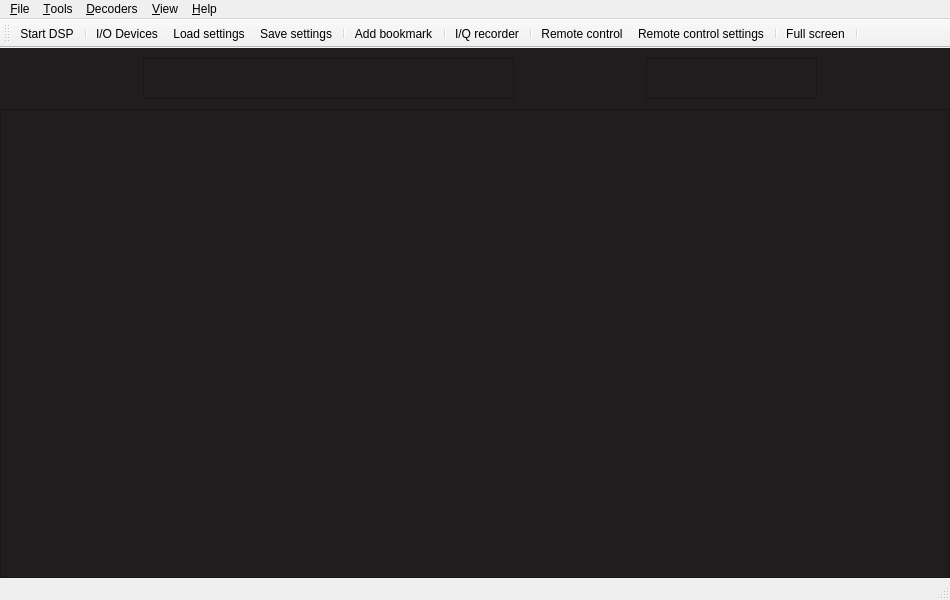
<?xml version="1.0" encoding="UTF-8"?>
<ui version="4.0">
 <class>MainWindow</class>
 <widget class="QMainWindow" name="MainWindow">
  <property name="geometry">
   <rect>
    <x>0</x>
    <y>0</y>
    <width>950</width>
    <height>600</height>
   </rect>
  </property>
  <property name="windowTitle">
   <string>gqrx</string>
  </property>
  <property name="windowIcon">
   <iconset resource="../../../resources/icons.qrc">
    <normaloff>:/icons/icons/gqrx.svg</normaloff>:/icons/icons/gqrx.svg</iconset>
  </property>
  <property name="styleSheet">
   <string notr="true"/>
  </property>
  <property name="dockOptions">
   <set>QMainWindow::AllowNestedDocks|QMainWindow::AllowTabbedDocks|QMainWindow::AnimatedDocks</set>
  </property>
  <property name="unifiedTitleAndToolBarOnMac">
   <bool>true</bool>
  </property>
  <widget class="QWidget" name="centralWidget">
   <property name="styleSheet">
    <string notr="true">background-color: rgb(31, 29, 29);</string>
   </property>
   <layout class="QVBoxLayout" name="verticalLayout_2">
    <property name="spacing">
     <number>10</number>
    </property>
    <property name="leftMargin">
     <number>0</number>
    </property>
    <property name="topMargin">
     <number>10</number>
    </property>
    <property name="rightMargin">
     <number>0</number>
    </property>
    <property name="bottomMargin">
     <number>0</number>
    </property>
    <item>
     <layout class="QHBoxLayout" name="horizontalLayout">
      <property name="spacing">
       <number>10</number>
      </property>
      <property name="leftMargin">
       <number>20</number>
      </property>
      <property name="rightMargin">
       <number>10</number>
      </property>
      <item>
       <spacer name="horizontalSpacer_3">
        <property name="orientation">
         <enum>Qt::Horizontal</enum>
        </property>
        <property name="sizeHint" stdset="0">
         <size>
          <width>40</width>
          <height>20</height>
         </size>
        </property>
       </spacer>
      </item>
      <item>
       <widget class="CFreqCtrl" name="freqCtrl">
        <property name="sizePolicy">
         <sizepolicy hsizetype="Fixed" vsizetype="Fixed">
          <horstretch>0</horstretch>
          <verstretch>0</verstretch>
         </sizepolicy>
        </property>
        <property name="minimumSize">
         <size>
          <width>371</width>
          <height>41</height>
         </size>
        </property>
        <property name="toolTip">
         <string/>
        </property>
        <property name="frameShape">
         <enum>QFrame::StyledPanel</enum>
        </property>
        <property name="frameShadow">
         <enum>QFrame::Raised</enum>
        </property>
       </widget>
      </item>
      <item>
       <spacer name="horizontalSpacer_2">
        <property name="orientation">
         <enum>Qt::Horizontal</enum>
        </property>
        <property name="sizeHint" stdset="0">
         <size>
          <width>40</width>
          <height>20</height>
         </size>
        </property>
       </spacer>
      </item>
      <item>
       <widget class="CMeter" name="sMeter">
        <property name="sizePolicy">
         <sizepolicy hsizetype="Fixed" vsizetype="Fixed">
          <horstretch>0</horstretch>
          <verstretch>0</verstretch>
         </sizepolicy>
        </property>
        <property name="minimumSize">
         <size>
          <width>171</width>
          <height>41</height>
         </size>
        </property>
        <property name="frameShape">
         <enum>QFrame::StyledPanel</enum>
        </property>
        <property name="frameShadow">
         <enum>QFrame::Raised</enum>
        </property>
       </widget>
      </item>
      <item>
       <spacer name="horizontalSpacer">
        <property name="orientation">
         <enum>Qt::Horizontal</enum>
        </property>
        <property name="sizeHint" stdset="0">
         <size>
          <width>40</width>
          <height>20</height>
         </size>
        </property>
       </spacer>
      </item>
     </layout>
    </item>
    <item>
     <widget class="CPlotter" name="plotter">
      <property name="sizePolicy">
       <sizepolicy hsizetype="Expanding" vsizetype="Expanding">
        <horstretch>0</horstretch>
        <verstretch>0</verstretch>
       </sizepolicy>
      </property>
      <property name="frameShape">
       <enum>QFrame::StyledPanel</enum>
      </property>
      <property name="frameShadow">
       <enum>QFrame::Raised</enum>
      </property>
     </widget>
    </item>
   </layout>
  </widget>
  <widget class="QMenuBar" name="menuBar">
   <property name="geometry">
    <rect>
     <x>0</x>
     <y>0</y>
     <width>950</width>
     <height>20</height>
    </rect>
   </property>
   <widget class="QMenu" name="menu_File">
    <property name="title">
     <string>&amp;File</string>
    </property>
    <addaction name="actionDSP"/>
    <addaction name="separator"/>
    <addaction name="actionIoConfig"/>
    <addaction name="actionLoadSettings"/>
    <addaction name="actionSaveSettings"/>
    <addaction name="separator"/>
    <addaction name="actionSaveWaterfall"/>
    <addaction name="separator"/>
    <addaction name="actionQuit"/>
   </widget>
   <widget class="QMenu" name="menu_View">
    <property name="title">
     <string>&amp;View</string>
    </property>
   </widget>
   <widget class="QMenu" name="menu_Help">
    <property name="title">
     <string>&amp;Help</string>
    </property>
    <addaction name="actionUserGroup"/>
    <addaction name="actionNews"/>
    <addaction name="separator"/>
    <addaction name="actionRemoteProtocol"/>
    <addaction name="separator"/>
    <addaction name="actionAbout"/>
    <addaction name="actionAboutQt"/>
   </widget>
   <widget class="QMenu" name="menu_Tools">
    <property name="title">
     <string>&amp;Tools</string>
    </property>
    <addaction name="actionRemoteControl"/>
    <addaction name="actionRemoteConfig"/>
    <addaction name="separator"/>
    <addaction name="actionAddBookmark"/>
    <addaction name="separator"/>
    <addaction name="actionIqTool"/>
    <addaction name="separator"/>
    <addaction name="separator"/>
   </widget>
   <widget class="QMenu" name="menu_Decoders">
    <property name="title">
     <string>&amp;Decoders</string>
    </property>
    <addaction name="actionAFSK1200"/>
    <addaction name="actionALE"/>
    <addaction name="actionCW"/>
   </widget>

   <addaction name="menu_File"/>
   <addaction name="menu_Tools"/>
   <addaction name="menu_Decoders"/>
   <addaction name="menu_View"/>
   <addaction name="menu_Help"/>
  </widget>
  <widget class="QToolBar" name="mainToolBar">
   <property name="windowTitle">
    <string>Main toolbar</string>
   </property>
   <attribute name="toolBarArea">
    <enum>TopToolBarArea</enum>
   </attribute>
   <attribute name="toolBarBreak">
    <bool>false</bool>
   </attribute>
   <addaction name="actionDSP"/>
   <addaction name="separator"/>
   <addaction name="actionIoConfig"/>
   <addaction name="actionLoadSettings"/>
   <addaction name="actionSaveSettings"/>
   <addaction name="separator"/>
   <addaction name="actionAddBookmark"/>
   <addaction name="separator"/>
   <addaction name="actionIqTool"/>
   <addaction name="separator"/>
   <addaction name="actionRemoteControl"/>
   <addaction name="actionRemoteConfig"/>
   <addaction name="separator"/>
   <addaction name="actionFullScreen"/>
   <addaction name="separator"/>
  </widget>
  <widget class="QStatusBar" name="statusBar">
   <property name="enabled">
    <bool>true</bool>
   </property>
  </widget>
  <action name="actionQuit">
   <property name="text">
    <string>Quit</string>
   </property>
   <property name="toolTip">
    <string>Quit application</string>
   </property>
   <property name="shortcut">
    <string>Ctrl+Q</string>
   </property>
  </action>
  <action name="actionAbout">
   <property name="text">
    <string>About Gqrx</string>
   </property>
   <property name="toolTip">
    <string>Information about Gqrx</string>
   </property>
  </action>
  <action name="actionAboutQt">
   <property name="text">
    <string>About Qt</string>
   </property>
   <property name="toolTip">
    <string>About the Qt toolkit</string>
   </property>
  </action>
  <action name="actionDSP">
   <property name="checkable">
    <bool>true</bool>
   </property>
   <property name="icon">
    <iconset resource="../../../resources/icons.qrc">
     <normaloff>:/icons/icons/play.svg</normaloff>:/icons/icons/play.svg</iconset>
   </property>
   <property name="text">
    <string>Start DSP</string>
   </property>
   <property name="toolTip">
    <string>Start DSP</string>
   </property>
   <property name="statusTip">
    <string>Start/stop DSP processing</string>
   </property>
   <property name="shortcut">
    <string>Ctrl+D</string>
   </property>
  </action>
  <action name="actionAFSK1200">
   <property name="text">
    <string>AFSK1200 Decoder</string>
   </property>
   <property name="toolTip">
    <string>Start AFSK1200 decoder</string>
   </property>
  </action>
  <action name="actionALE">
   <property name="text">
    <string>ALE (MIL-STD 188-141A) Decoder</string>
   </property>
   <property name="toolTip">
    <string>Start ALE decoder</string>
   </property>
  </action>
  <action name="actionCW">
   <property name="text">
    <string>CW Decoder</string>
   </property>
   <property name="toolTip">
    <string>Start CW decoder</string>
   </property>
  </action>
  <action name="actionSched">
   <property name="checkable">
    <bool>true</bool>
   </property>
   <property name="enabled">
    <bool>false</bool>
   </property>
   <property name="icon">
    <iconset resource="../../../resources/icons.qrc">
     <normaloff>:/icons/icons/clock.svg</normaloff>:/icons/icons/clock.svg</iconset>
   </property>
   <property name="text">
    <string>Scheduler</string>
   </property>
   <property name="toolTip">
    <string>Schedule recordings and other actions</string>
   </property>
  </action>
  <action name="actionIoConfig">
   <property name="enabled">
    <bool>true</bool>
   </property>
   <property name="icon">
    <iconset resource="../../../resources/icons.qrc">
     <normaloff>:/icons/icons/flash.svg</normaloff>:/icons/icons/flash.svg</iconset>
   </property>
   <property name="text">
    <string>I/O Devices</string>
   </property>
   <property name="toolTip">
    <string>Configure I/O devices</string>
   </property>
   <property name="statusTip">
    <string>Opens the hardware configuration dialog</string>
   </property>
   <property name="visible">
    <bool>true</bool>
   </property>
  </action>
  <action name="actionUserGroup">
   <property name="icon">
    <iconset resource="../../../resources/icons.qrc">
     <normaloff>:/icons/icons/help.svg</normaloff>:/icons/icons/help.svg</iconset>
   </property>
   <property name="text">
    <string>Gqrx user group</string>
   </property>
   <property name="toolTip">
    <string>Discussion group for Gqrx users</string>
   </property>
  </action>
  <action name="actionFullScreen">
   <property name="checkable">
    <bool>true</bool>
   </property>
   <property name="icon">
    <iconset resource="../../../resources/icons.qrc">
     <normaloff>:/icons/icons/fullscreen.svg</normaloff>:/icons/icons/fullscreen.svg</iconset>
   </property>
   <property name="text">
    <string>Full screen</string>
   </property>
   <property name="toolTip">
    <string>Toggle full screen mode</string>
   </property>
   <property name="shortcut">
    <string>F11</string>
   </property>
  </action>
  <action name="actionLoadSettings">
   <property name="icon">
    <iconset resource="../../../resources/icons.qrc">
     <normaloff>:/icons/icons/folder.svg</normaloff>:/icons/icons/folder.svg</iconset>
   </property>
   <property name="text">
    <string>Load settings</string>
   </property>
   <property name="toolTip">
    <string>Load previously stored configuration</string>
   </property>
   <property name="statusTip">
    <string>Load previously stored settings from a file</string>
   </property>
   <property name="shortcut">
    <string>Ctrl+L</string>
   </property>
  </action>
  <action name="actionSaveSettings">
   <property name="icon">
    <iconset resource="../../../resources/icons.qrc">
     <normaloff>:/icons/icons/floppy.svg</normaloff>:/icons/icons/floppy.svg</iconset>
   </property>
   <property name="text">
    <string>Save settings</string>
   </property>
   <property name="toolTip">
    <string>Save current configuration</string>
   </property>
   <property name="statusTip">
    <string>Save current configuration to a file</string>
   </property>
   <property name="shortcut">
    <string>Ctrl+S</string>
   </property>
  </action>
  <action name="actionAddBookmark">
   <property name="icon">
    <iconset resource="../../../resources/icons.qrc">
     <normaloff>:/icons/icons/bookmark-new.svg</normaloff>:/icons/icons/bookmark-new.svg</iconset>
   </property>
   <property name="text">
    <string>Add bookmark</string>
   </property>
   <property name="toolTip">
    <string>Bookmark the current frequency and mode (Ctrl+Shift+B)</string>
   </property>
   <property name="shortcut">
    <string>Ctrl+Shift+B</string>
   </property>
  </action>
  <action name="actionRemoteControl">
   <property name="checkable">
    <bool>true</bool>
   </property>
   <property name="enabled">
    <bool>true</bool>
   </property>
   <property name="icon">
    <iconset resource="../../../resources/icons.qrc">
     <normaloff>:/icons/icons/tangeo-network-idle.svg</normaloff>:/icons/icons/tangeo-network-idle.svg</iconset>
   </property>
   <property name="text">
    <string>&amp;Remote control</string>
   </property>
   <property name="toolTip">
    <string>Remote control via TCP</string>
   </property>
   <property name="statusTip">
    <string>Activate the TCP interface</string>
   </property>
  </action>
  <action name="actionRemoteConfig">
   <property name="icon">
    <iconset resource="../../../resources/icons.qrc">
     <normaloff>:/icons/icons/settings.svg</normaloff>:/icons/icons/settings.svg</iconset>
   </property>
   <property name="text">
    <string>Remote &amp;control settings</string>
   </property>
   <property name="toolTip">
    <string>Configure remote control settings</string>
   </property>
  </action>
  <action name="actionIqTool">
   <property name="icon">
    <iconset resource="../../../resources/icons.qrc">
     <normaloff>:/icons/icons/signal.svg</normaloff>:/icons/icons/signal.svg</iconset>
   </property>
   <property name="text">
    <string>I/Q recorder</string>
   </property>
   <property name="toolTip">
    <string>Record and play I/Q data</string>
   </property>
   <property name="statusTip">
    <string>Open I/Q recorder dialog</string>
   </property>
   <property name="shortcut">
    <string>Ctrl+I</string>
   </property>
  </action>
  <action name="actionNews">
   <property name="icon">
    <iconset resource="../../../resources/icons.qrc">
     <normaloff>:/icons/icons/info.svg</normaloff>:/icons/icons/info.svg</iconset>
   </property>
   <property name="text">
    <string>News</string>
   </property>
   <property name="toolTip">
    <string>Show news about this release</string>
   </property>
  </action>
  <action name="actionRemoteProtocol">
   <property name="icon">
    <iconset resource="../../../resources/icons.qrc">
     <normaloff>:/icons/icons/info.svg</normaloff>:/icons/icons/info.svg</iconset>
   </property>
   <property name="text">
    <string>Remote control</string>
   </property>
   <property name="toolTip">
    <string>Remote control protocol</string>
   </property>
  </action>
  <action name="actionSaveWaterfall">
   <property name="text">
    <string>Save waterfall</string>
   </property>
   <property name="statusTip">
    <string>Save the current waterfall to a graphics file</string>
   </property>
   <property name="shortcut">
    <string>Ctrl+W</string>
   </property>
  </action>
 </widget>
 <layoutdefault spacing="6" margin="11"/>
 <customwidgets>
  <customwidget>
   <class>CFreqCtrl</class>
   <extends>QFrame</extends>
   <header>qtgui/freqctrl.h</header>
   <container>1</container>
  </customwidget>
  <customwidget>
   <class>CPlotter</class>
   <extends>QFrame</extends>
   <header>qtgui/plotter.h</header>
   <container>1</container>
  </customwidget>
  <customwidget>
   <class>CMeter</class>
   <extends>QFrame</extends>
   <header>qtgui/meter.h</header>
   <container>1</container>
  </customwidget>
 </customwidgets>
 <resources>
  <include location="../../../resources/icons.qrc"/>
 </resources>
 <connections>
  <connection>
   <sender>actionQuit</sender>
   <signal>triggered()</signal>
   <receiver>MainWindow</receiver>
   <slot>close()</slot>
   <hints>
    <hint type="sourcelabel">
     <x>-1</x>
     <y>-1</y>
    </hint>
    <hint type="destinationlabel">
     <x>450</x>
     <y>257</y>
    </hint>
   </hints>
  </connection>
 </connections>
</ui>
